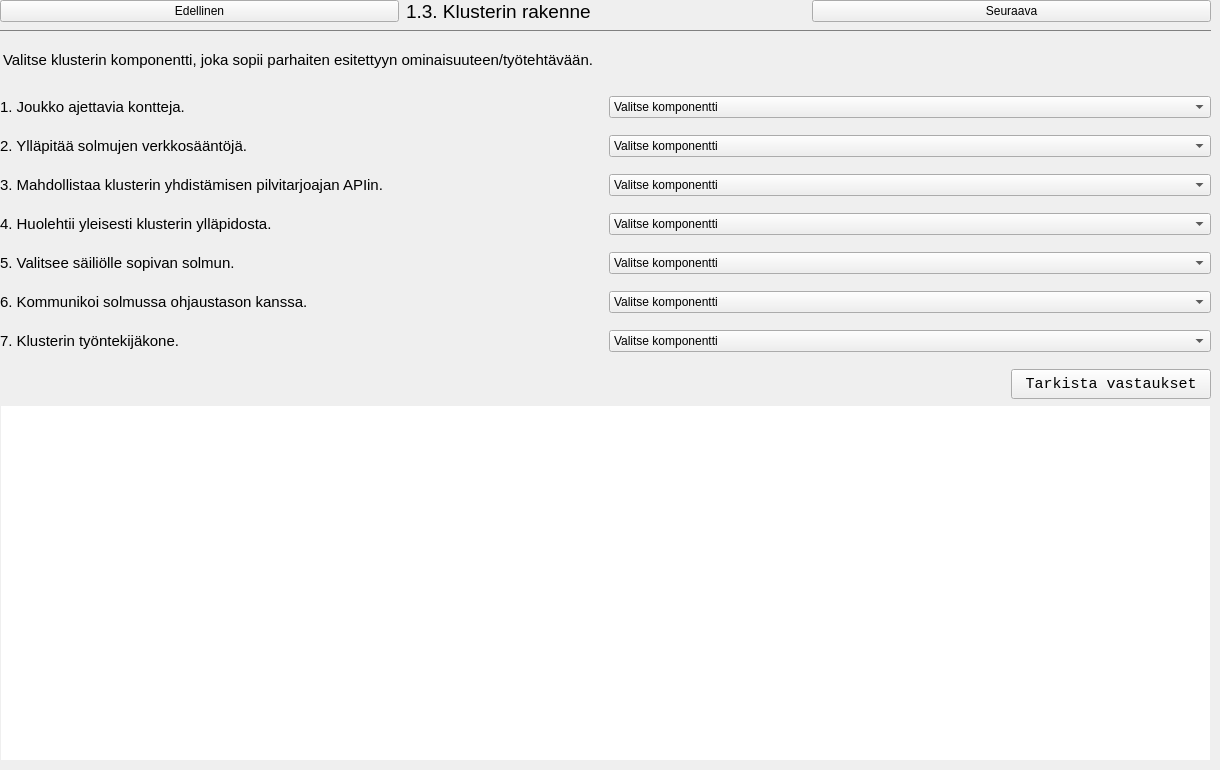
            <widget class="QWidget" name="oneThree">
             <widget class="QWidget" name="layoutWidget_4">
              <property name="geometry">
               <rect>
                <x>0</x>
                <y>0</y>
                <width>1211</width>
                <height>761</height>
               </rect>
              </property>
              <layout class="QVBoxLayout" name="verticalLayout_15" stretch="0,0,0,0,0,0,0,0,0,0,0">
               <property name="spacing">
                <number>7</number>
               </property>
               <item>
                <layout class="QHBoxLayout" name="horizontalLayout_5">
                 <item>
                  <widget class="QPushButton" name="prevOneThree">
                   <property name="text">
                    <string>Edellinen</string>
                   </property>
                  </widget>
                 </item>
                 <item>
                  <widget class="QLabel" name="label_5">
                   <property name="text">
                    <string>&lt;html&gt;&lt;head/&gt;&lt;body&gt;&lt;p&gt;&lt;span style=&quot; font-size:14pt;&quot;&gt;1.3. Klusterin rakenne&lt;/span&gt;&lt;/p&gt;&lt;/body&gt;&lt;/html&gt;</string>
                   </property>
                  </widget>
                 </item>
                 <item>
                  <widget class="QPushButton" name="nextOneThree">
                   <property name="text">
                    <string>Seuraava</string>
                   </property>
                  </widget>
                 </item>
                </layout>
               </item>
               <item>
                <widget class="QLabel" name="label_3">
                 <property name="styleSheet">
                  <string notr="true">border-top: 1px solid gray;
padding-top: 20px;
padding-bottom: 20px;</string>
                 </property>
                 <property name="text">
                  <string>&lt;html&gt;&lt;head/&gt;&lt;body&gt;&lt;p&gt;&lt;span style=&quot; font-size:11pt;&quot;&gt;Valitse klusterin komponentti, joka sopii parhaiten esitettyyn ominaisuuteen/työtehtävään.&lt;/span&gt;&lt;/p&gt;&lt;/body&gt;&lt;/html&gt;</string>
                 </property>
                </widget>
               </item>
               <item>
                <layout class="QHBoxLayout" name="horizontalLayout_11">
                 <property name="bottomMargin">
                  <number>0</number>
                 </property>
                 <item>
                  <widget class="QLabel" name="label_8">
                   <property name="text">
                    <string>&lt;html&gt;&lt;head/&gt;&lt;body&gt;&lt;p&gt;&lt;span style=&quot; font-size:11pt;&quot;&gt;1. Joukko ajettavia kontteja.&lt;/span&gt;&lt;/p&gt;&lt;/body&gt;&lt;/html&gt;</string>
                   </property>
                  </widget>
                 </item>
                 <item>
                  <widget class="QComboBox" name="oneThreeCombo_1">
                   <property name="styleSheet">
                    <string notr="true">color: rgb(0, 0, 0);</string>
                   </property>
                   <property name="placeholderText">
                    <string/>
                   </property>
                   <item>
                    <property name="text">
                     <string>Valitse komponentti</string>
                    </property>
                   </item>
                   <item>
                    <property name="text">
                     <string>Ajastin</string>
                    </property>
                   </item>
                   <item>
                    <property name="text">
                     <string>API-palvelin</string>
                    </property>
                   </item>
                   <item>
                    <property name="text">
                     <string>etcd</string>
                    </property>
                   </item>
                   <item>
                    <property name="text">
                     <string>Kontin ajoaika</string>
                    </property>
                   </item>
                   <item>
                    <property name="text">
                     <string>Kubelet</string>
                    </property>
                   </item>
                   <item>
                    <property name="text">
                     <string>Ohjainmanageri</string>
                    </property>
                   </item>
                   <item>
                    <property name="text">
                     <string>Ohjaustaso</string>
                    </property>
                   </item>
                   <item>
                    <property name="text">
                     <string>Pilviohjainmanageri</string>
                    </property>
                   </item>
                   <item>
                    <property name="text">
                     <string>Solmu(t)</string>
                    </property>
                   </item>
                   <item>
                    <property name="text">
                     <string>Säiliö</string>
                    </property>
                   </item>
                   <item>
                    <property name="text">
                     <string>Välipalvelin</string>
                    </property>
                   </item>
                  </widget>
                 </item>
                </layout>
               </item>
               <item>
                <layout class="QHBoxLayout" name="horizontalLayout_12">
                 <property name="topMargin">
                  <number>10</number>
                 </property>
                 <item>
                  <widget class="QLabel" name="label_9">
                   <property name="text">
                    <string>&lt;html&gt;&lt;head/&gt;&lt;body&gt;&lt;p&gt;&lt;span style=&quot; font-size:11pt;&quot;&gt;2. Ylläpitää solmujen verkkosääntöjä.&lt;/span&gt;&lt;/p&gt;&lt;/body&gt;&lt;/html&gt;</string>
                   </property>
                  </widget>
                 </item>
                 <item>
                  <widget class="QComboBox" name="oneThreeCombo_2">
                   <property name="styleSheet">
                    <string notr="true">color: rgb(0, 0, 0);</string>
                   </property>
                   <item>
                    <property name="text">
                     <string>Valitse komponentti</string>
                    </property>
                   </item>
                   <item>
                    <property name="text">
                     <string>Ajastin</string>
                    </property>
                   </item>
                   <item>
                    <property name="text">
                     <string>API-palvelin</string>
                    </property>
                   </item>
                   <item>
                    <property name="text">
                     <string>etcd</string>
                    </property>
                   </item>
                   <item>
                    <property name="text">
                     <string>Kontin ajoaika</string>
                    </property>
                   </item>
                   <item>
                    <property name="text">
                     <string>Kubelet</string>
                    </property>
                   </item>
                   <item>
                    <property name="text">
                     <string>Ohjainmanageri</string>
                    </property>
                   </item>
                   <item>
                    <property name="text">
                     <string>Ohjaustaso</string>
                    </property>
                   </item>
                   <item>
                    <property name="text">
                     <string>Pilviohjainmanageri</string>
                    </property>
                   </item>
                   <item>
                    <property name="text">
                     <string>Solmu(t)</string>
                    </property>
                   </item>
                   <item>
                    <property name="text">
                     <string>Säiliö</string>
                    </property>
                   </item>
                   <item>
                    <property name="text">
                     <string>Välipalvelin</string>
                    </property>
                   </item>
                  </widget>
                 </item>
                </layout>
               </item>
               <item>
                <layout class="QHBoxLayout" name="horizontalLayout_14">
                 <property name="topMargin">
                  <number>10</number>
                 </property>
                 <item>
                  <widget class="QLabel" name="label_11">
                   <property name="text">
                    <string>&lt;html&gt;&lt;head/&gt;&lt;body&gt;&lt;p&gt;&lt;span style=&quot; font-size:11pt;&quot;&gt;3. Mahdollistaa klusterin yhdistämisen pilvitarjoajan APIin.&lt;/span&gt;&lt;/p&gt;&lt;/body&gt;&lt;/html&gt;</string>
                   </property>
                  </widget>
                 </item>
                 <item>
                  <widget class="QComboBox" name="oneThreeCombo_3">
                   <property name="styleSheet">
                    <string notr="true">color: rgb(0, 0, 0);</string>
                   </property>
                   <item>
                    <property name="text">
                     <string>Valitse komponentti</string>
                    </property>
                   </item>
                   <item>
                    <property name="text">
                     <string>Ajastin</string>
                    </property>
                   </item>
                   <item>
                    <property name="text">
                     <string>API-palvelin</string>
                    </property>
                   </item>
                   <item>
                    <property name="text">
                     <string>etcd</string>
                    </property>
                   </item>
                   <item>
                    <property name="text">
                     <string>Kontin ajoaika</string>
                    </property>
                   </item>
                   <item>
                    <property name="text">
                     <string>Kubelet</string>
                    </property>
                   </item>
                   <item>
                    <property name="text">
                     <string>Ohjainmanageri</string>
                    </property>
                   </item>
                   <item>
                    <property name="text">
                     <string>Ohjaustaso</string>
                    </property>
                   </item>
                   <item>
                    <property name="text">
                     <string>Pilviohjainmanageri</string>
                    </property>
                   </item>
                   <item>
                    <property name="text">
                     <string>Solmu(t)</string>
                    </property>
                   </item>
                   <item>
                    <property name="text">
                     <string>Säiliö</string>
                    </property>
                   </item>
                   <item>
                    <property name="text">
                     <string>Välipalvelin</string>
                    </property>
                   </item>
                  </widget>
                 </item>
                </layout>
               </item>
               <item>
                <layout class="QHBoxLayout" name="horizontalLayout_17">
                 <property name="topMargin">
                  <number>10</number>
                 </property>
                 <item>
                  <widget class="QLabel" name="label_12">
                   <property name="text">
                    <string>&lt;html&gt;&lt;head/&gt;&lt;body&gt;&lt;p&gt;&lt;span style=&quot; font-size:11pt;&quot;&gt;4. Huolehtii yleisesti klusterin ylläpidosta.&lt;/span&gt;&lt;/p&gt;&lt;/body&gt;&lt;/html&gt;</string>
                   </property>
                  </widget>
                 </item>
                 <item>
                  <widget class="QComboBox" name="oneThreeCombo_4">
                   <property name="styleSheet">
                    <string notr="true">color: rgb(0, 0, 0);</string>
                   </property>
                   <item>
                    <property name="text">
                     <string>Valitse komponentti</string>
                    </property>
                   </item>
                   <item>
                    <property name="text">
                     <string>Ajastin</string>
                    </property>
                   </item>
                   <item>
                    <property name="text">
                     <string>API-palvelin</string>
                    </property>
                   </item>
                   <item>
                    <property name="text">
                     <string>etcd</string>
                    </property>
                   </item>
                   <item>
                    <property name="text">
                     <string>Kontin ajoaika</string>
                    </property>
                   </item>
                   <item>
                    <property name="text">
                     <string>Kubelet</string>
                    </property>
                   </item>
                   <item>
                    <property name="text">
                     <string>Ohjainmanageri</string>
                    </property>
                   </item>
                   <item>
                    <property name="text">
                     <string>Ohjaustaso</string>
                    </property>
                   </item>
                   <item>
                    <property name="text">
                     <string>Pilviohjainmanageri</string>
                    </property>
                   </item>
                   <item>
                    <property name="text">
                     <string>Solmu(t)</string>
                    </property>
                   </item>
                   <item>
                    <property name="text">
                     <string>Säiliö</string>
                    </property>
                   </item>
                   <item>
                    <property name="text">
                     <string>Välipalvelin</string>
                    </property>
                   </item>
                  </widget>
                 </item>
                </layout>
               </item>
               <item>
                <layout class="QHBoxLayout" name="horizontalLayout_18">
                 <property name="topMargin">
                  <number>10</number>
                 </property>
                 <item>
                  <widget class="QLabel" name="label_13">
                   <property name="text">
                    <string>&lt;html&gt;&lt;head/&gt;&lt;body&gt;&lt;p&gt;&lt;span style=&quot; font-size:11pt;&quot;&gt;5. Valitsee säiliölle sopivan solmun.&lt;/span&gt;&lt;/p&gt;&lt;/body&gt;&lt;/html&gt;</string>
                   </property>
                  </widget>
                 </item>
                 <item>
                  <widget class="QComboBox" name="oneThreeCombo_5">
                   <property name="styleSheet">
                    <string notr="true">color: rgb(0, 0, 0);</string>
                   </property>
                   <item>
                    <property name="text">
                     <string>Valitse komponentti</string>
                    </property>
                   </item>
                   <item>
                    <property name="text">
                     <string>Ajastin</string>
                    </property>
                   </item>
                   <item>
                    <property name="text">
                     <string>API-palvelin</string>
                    </property>
                   </item>
                   <item>
                    <property name="text">
                     <string>etcd</string>
                    </property>
                   </item>
                   <item>
                    <property name="text">
                     <string>Kontin ajoaika</string>
                    </property>
                   </item>
                   <item>
                    <property name="text">
                     <string>Kubelet</string>
                    </property>
                   </item>
                   <item>
                    <property name="text">
                     <string>Ohjainmanageri</string>
                    </property>
                   </item>
                   <item>
                    <property name="text">
                     <string>Ohjaustaso</string>
                    </property>
                   </item>
                   <item>
                    <property name="text">
                     <string>Pilviohjainmanageri</string>
                    </property>
                   </item>
                   <item>
                    <property name="text">
                     <string>Solmu(t)</string>
                    </property>
                   </item>
                   <item>
                    <property name="text">
                     <string>Säiliö</string>
                    </property>
                   </item>
                   <item>
                    <property name="text">
                     <string>Välipalvelin</string>
                    </property>
                   </item>
                  </widget>
                 </item>
                </layout>
               </item>
               <item>
                <layout class="QHBoxLayout" name="horizontalLayout_15">
                 <property name="topMargin">
                  <number>10</number>
                 </property>
                 <item>
                  <widget class="QLabel" name="label_14">
                   <property name="text">
                    <string>&lt;html&gt;&lt;head/&gt;&lt;body&gt;&lt;p&gt;&lt;span style=&quot; font-size:11pt;&quot;&gt;6. Kommunikoi solmussa ohjaustason kanssa.&lt;/span&gt;&lt;/p&gt;&lt;/body&gt;&lt;/html&gt;</string>
                   </property>
                  </widget>
                 </item>
                 <item>
                  <widget class="QComboBox" name="oneThreeCombo_6">
                   <property name="styleSheet">
                    <string notr="true">color: rgb(0, 0, 0);</string>
                   </property>
                   <item>
                    <property name="text">
                     <string>Valitse komponentti</string>
                    </property>
                   </item>
                   <item>
                    <property name="text">
                     <string>Ajastin</string>
                    </property>
                   </item>
                   <item>
                    <property name="text">
                     <string>API-palvelin</string>
                    </property>
                   </item>
                   <item>
                    <property name="text">
                     <string>etcd</string>
                    </property>
                   </item>
                   <item>
                    <property name="text">
                     <string>Kontin ajoaika</string>
                    </property>
                   </item>
                   <item>
                    <property name="text">
                     <string>Kubelet</string>
                    </property>
                   </item>
                   <item>
                    <property name="text">
                     <string>Ohjainmanageri</string>
                    </property>
                   </item>
                   <item>
                    <property name="text">
                     <string>Ohjaustaso</string>
                    </property>
                   </item>
                   <item>
                    <property name="text">
                     <string>Pilviohjainmanageri</string>
                    </property>
                   </item>
                   <item>
                    <property name="text">
                     <string>Solmu(t)</string>
                    </property>
                   </item>
                   <item>
                    <property name="text">
                     <string>Säiliö</string>
                    </property>
                   </item>
                   <item>
                    <property name="text">
                     <string>Välipalvelin</string>
                    </property>
                   </item>
                  </widget>
                 </item>
                </layout>
               </item>
               <item>
                <layout class="QHBoxLayout" name="horizontalLayout_20">
                 <property name="topMargin">
                  <number>10</number>
                 </property>
                 <item>
                  <widget class="QLabel" name="label_16">
                   <property name="text">
                    <string>&lt;html&gt;&lt;head/&gt;&lt;body&gt;&lt;p&gt;&lt;span style=&quot; font-size:11pt;&quot;&gt;7. Klusterin työntekijäkone.&lt;/span&gt;&lt;/p&gt;&lt;/body&gt;&lt;/html&gt;</string>
                   </property>
                  </widget>
                 </item>
                 <item>
                  <widget class="QComboBox" name="oneThreeCombo_7">
                   <property name="styleSheet">
                    <string notr="true">color: rgb(0, 0, 0);</string>
                   </property>
                   <item>
                    <property name="text">
                     <string>Valitse komponentti</string>
                    </property>
                   </item>
                   <item>
                    <property name="text">
                     <string>Ajastin</string>
                    </property>
                   </item>
                   <item>
                    <property name="text">
                     <string>API-palvelin</string>
                    </property>
                   </item>
                   <item>
                    <property name="text">
                     <string>etcd</string>
                    </property>
                   </item>
                   <item>
                    <property name="text">
                     <string>Kontin ajoaika</string>
                    </property>
                   </item>
                   <item>
                    <property name="text">
                     <string>Kubelet</string>
                    </property>
                   </item>
                   <item>
                    <property name="text">
                     <string>Ohjainmanageri</string>
                    </property>
                   </item>
                   <item>
                    <property name="text">
                     <string>Ohjaustaso</string>
                    </property>
                   </item>
                   <item>
                    <property name="text">
                     <string>Pilviohjainmanageri</string>
                    </property>
                   </item>
                   <item>
                    <property name="text">
                     <string>Solmu(t)</string>
                    </property>
                   </item>
                   <item>
                    <property name="text">
                     <string>Säiliö</string>
                    </property>
                   </item>
                   <item>
                    <property name="text">
                     <string>Välipalvelin</string>
                    </property>
                   </item>
                  </widget>
                 </item>
                </layout>
               </item>
               <item>
                <layout class="QHBoxLayout" name="horizontalLayout_22">
                 <item>
                  <spacer name="horizontalSpacer_2">
                   <property name="orientation">
                    <enum>Qt::Horizontal</enum>
                   </property>
                   <property name="sizeHint" stdset="0">
                    <size>
                     <width>40</width>
                     <height>20</height>
                    </size>
                   </property>
                  </spacer>
                 </item>
                 <item>
                  <widget class="QPushButton" name="checkOneThree">
                   <property name="minimumSize">
                    <size>
                     <width>200</width>
                     <height>40</height>
                    </size>
                   </property>
                   <property name="font">
                    <font>
                     <family>Consolas</family>
                     <pointsize>11</pointsize>
                     <italic>false</italic>
                     <bold>false</bold>
                    </font>
                   </property>
                   <property name="styleSheet">
                    <string notr="true">margin-top: 10px;</string>
                   </property>
                   <property name="text">
                    <string>Tarkista vastaukset</string>
                   </property>
                  </widget>
                 </item>
                </layout>
               </item>
               <item>
                <widget class="QTextBrowser" name="infoBrowser_5">
                 <property name="styleSheet">
                  <string notr="true">border-top: none;</string>
                 </property>
                </widget>
               </item>
              </layout>
             </widget>
            </widget>
